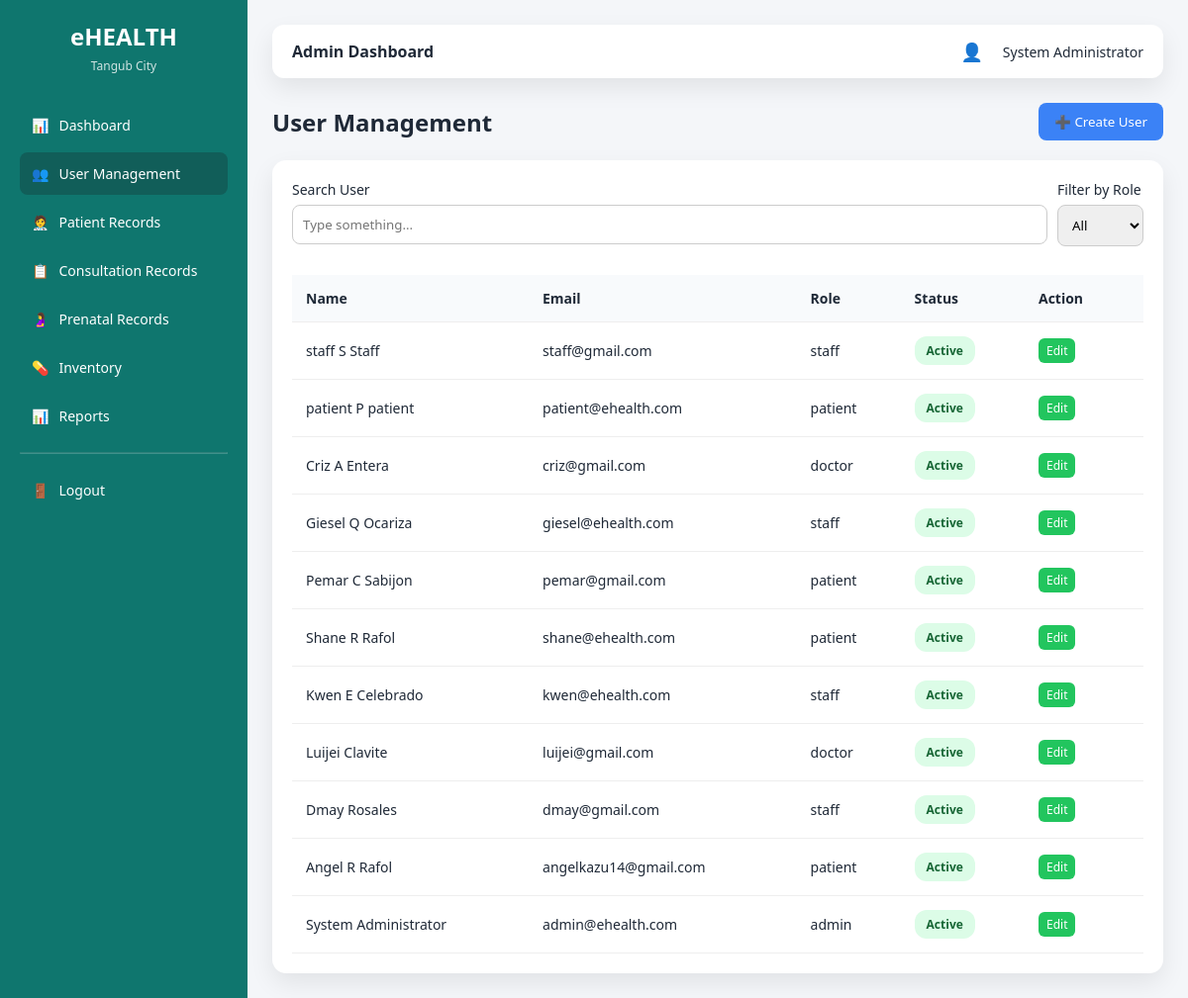
Before: /admin/users.php (signed in) with the older database file.
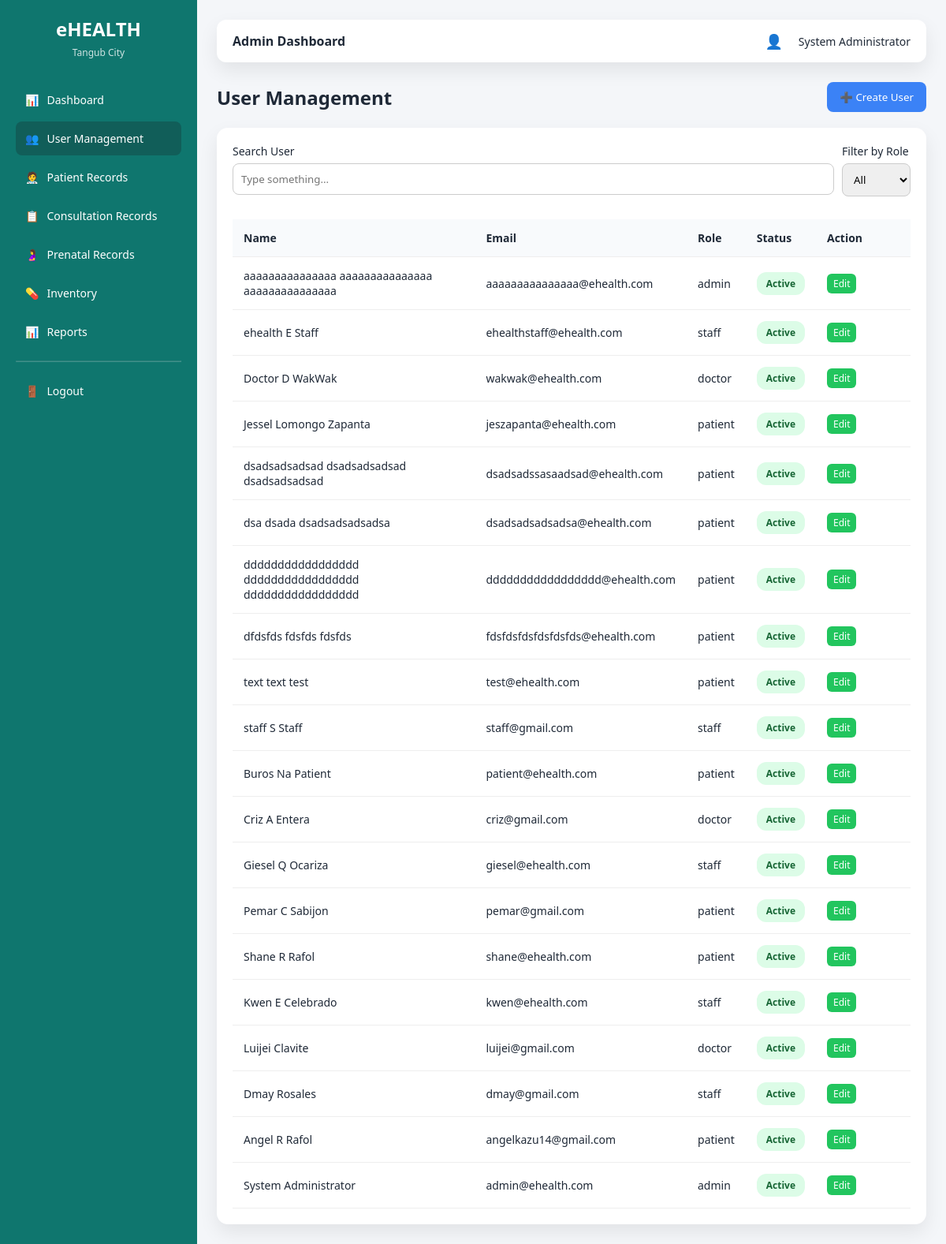
After: the same page with the newer database file.
### tables this page shows
CREATE TABLE `users` (
  `user_id` int(11) NOT NULL,
  `full_name` varchar(100) NOT NULL,
  `email` varchar(100) NOT NULL,
  `password` varchar(255) NOT NULL,
  `role` enum('admin','staff','doctor','patient') NOT NULL,
  `status` enum('active','inactive') DEFAULT 'active',
  `created_at` timestamp NOT NULL DEFAULT current_timestamp()
);

### admin/users.php (the view, shortened to what this page needs)
<?php
require_once "../config/database.php";
$users = mysqli_query($conn, "SELECT user_id, full_name, email, role, status FROM users ORDER BY created_at DESC");
?>
<!DOCTYPE html>
<html>
<head>
    <link rel="stylesheet" href="../assets/css/ui.css">
</head>
<body>
<div class="layout">
<?php require_once "../layouts/sidebar.php"; ?>
<main class="main">
<?php require_once "../layouts/topbar.php"; ?>
<div class="page-header">
    <h2>User Management</h2>
    <button class="btn-primary" onclick="openModal()">➕ Create User</button>
</div>
<div class="card">
    <div style="display: flex; justify-content: space-between; margin-bottom: 15px;">
        <div class="form-group" style="flex: 1; margin-right: 10px;">
            <label>Search User</label>
            <input type="text" id="searchInput" placeholder="Type something..." />
        </div>
        <div class="form-group">
            <label>Filter by Role</label>
            <select id="typeFilter">
                <option value="all">All</option>
            </select>
        </div>
    </div>
    <table id="userTable">
    <thead>
    <tr>
        <th>Name</th>
        <th>Email</th>
        <th>Role</th>
        <th>Status</th>
        <th style="width:120px;">Action</th>
    </tr>
    </thead>
    <tbody>
    <?php while ($u = mysqli_fetch_assoc($users)): ?>
    <tr>
        <td class="name"><?= htmlspecialchars($u['full_name']) ?></td>
        <td class="email"><?= htmlspecialchars($u['email']) ?></td>
        <td class="role"><?= $u['role'] ?></td>
        <td>
            <span class="status <?= $u['status'] ?>">
                <?= ucfirst($u['status']) ?>
            </span>
        </td>
        <td>
            <a href="user_edit.php?id=<?= $u['user_id'] ?>" class="btn btn-success btn-sm">Edit</a>
        </td>
    </tr>
    <?php endwhile; ?>
    </tbody>
    </table>
</div>
</main>
</div>
</body>
</html>

Changed rows visible on the page:
added users: full_name "aaaaaaaaaaaaaaa aaaaaaaaaaaaaaa aaaaaaaaaaaaaaa", email "aaaaaaaaaaaaaaa@ehealth.com", role "admin", status "Active"
added users: full_name "ehealth E Staff", email "ehealthstaff@ehealth.com", role "staff", status "Active"
added users: full_name "Doctor D WakWak", email "wakwak@ehealth.com", role "doctor", status "Active"
added users: full_name "Jessel Lomongo Zapanta", email "jeszapanta@ehealth.com", role "patient", status "Active"
added users: full_name "dsadsadsadsad dsadsadsadsad dsadsadsadsad", email "dsadsadssasaadsad@ehealth.com", role "patient", status "Active"
added users: full_name "dsa dsada dsadsadsadsadsa", email "dsadsadsadsadsa@ehealth.com", role "patient", status "Active"
added users: full_name "ddddddddddddddddd ddddddddddddddddd ddddddddddddddddd", email "ddddddddddddddddd@ehealth.com", role "patient", status "Active"
added users: full_name "dfdsfds fdsfds fdsfds", email "fdsfdsfdsfdsfdsfds@ehealth.com", role "patient", status "Active"
added users: full_name "text text test", email "test@ehealth.com", role "patient", status "Active"
changed users "patient@ehealth.com": full_name "patient P patient" → "Buros Na Patient"
